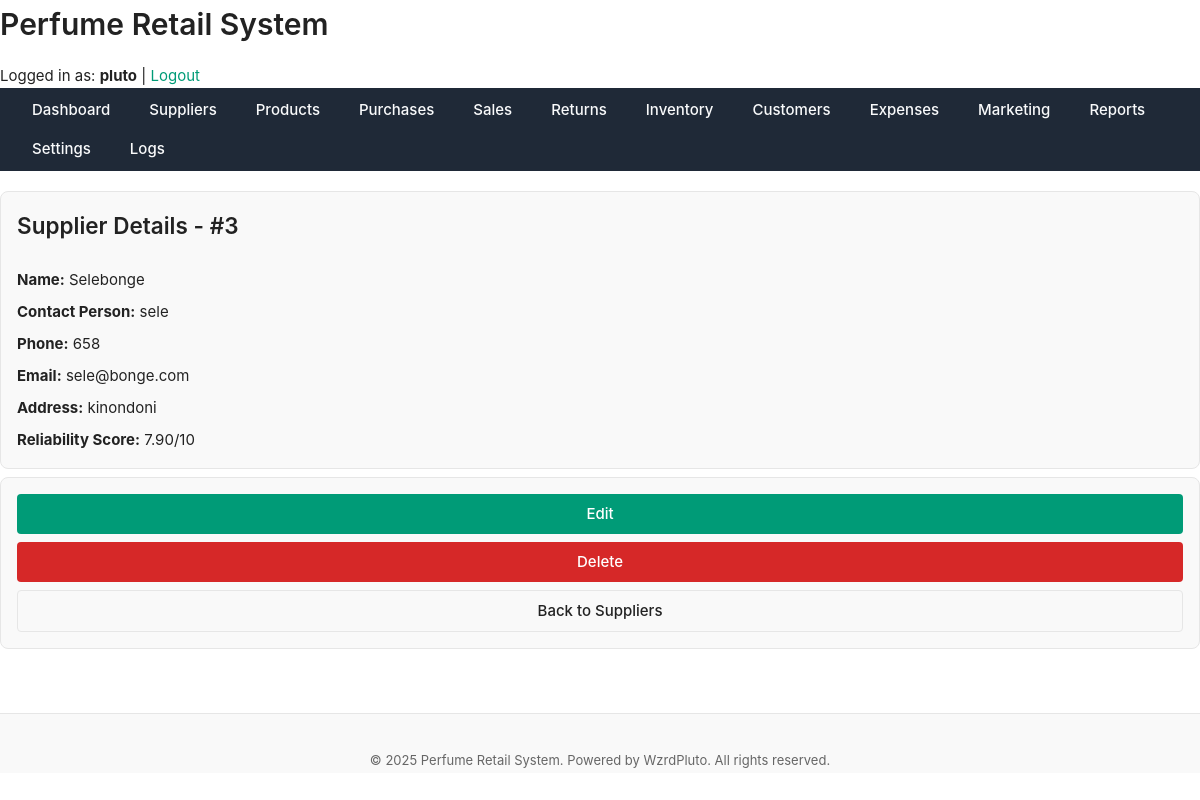
Page /public/suppliers/view.php?id=3 (signed in) on the committed database.
### tables this page shows
CREATE TABLE `suppliers` (
  `supplier_id` int(11) NOT NULL,
  `name` varchar(150) NOT NULL,
  `contact_person` varchar(100) DEFAULT NULL,
  `phone` varchar(50) DEFAULT NULL,
  `email` varchar(100) DEFAULT NULL,
  `address` text DEFAULT NULL,
  `reliability_score` decimal(4,2) DEFAULT 0.00,
  `created_at` datetime DEFAULT current_timestamp()
);

### includes/functions.php (called while the page is built, shortened)
<?php
function get_supplier_by_id(PDO $pdo, int $supplier_id) {
    $stmt = $pdo->prepare("SELECT * FROM suppliers WHERE supplier_id = ?");
    $stmt->execute([$supplier_id]);
    return $stmt->fetch(PDO::FETCH_ASSOC);
}

### public/suppliers/view.php (the view, shortened to what this page needs)
<?php
require_once '../../includes/functions.php';
$supplier_id = (int)$_GET['id'];
$supplier = get_supplier_by_id($pdo, $supplier_id);
?>
<?php include '../../includes/header.php'; ?>
<main class="main-content">
    <div class="card mb-sm">
        <h2>Supplier Details - #<?= $supplier_id ?></h2>
        <p><strong>Name:</strong> <?= htmlspecialchars($supplier['name']) ?></p>
        <p><strong>Contact Person:</strong> <?= htmlspecialchars($supplier['contact_person'] ?? 'N/A') ?></p>
        <p><strong>Phone:</strong> <?= htmlspecialchars($supplier['phone'] ?? 'N/A') ?></p>
        <p><strong>Email:</strong> <?= htmlspecialchars($supplier['email'] ?? 'N/A') ?></p>
        <p><strong>Address:</strong> <?= htmlspecialchars($supplier['address'] ?? 'N/A') ?></p>
        <p><strong>Reliability Score:</strong> <?= number_format($supplier['reliability_score'], 2) ?>/10</p>
    </div>
    <div class="card">
        <a href="edit.php?id=<?= $supplier_id ?>" class="btn btn-primary">Edit</a>
        <a href="delete.php?id=<?= $supplier_id ?>" class="btn btn-danger"
           onclick="return confirm('Delete this supplier?')">Delete</a>
        <a href="index.php" class="btn btn-secondary">Back to Suppliers</a>
    </div>
</main>
<?php include '../../includes/footer.php'; ?>

### assets/css/layout.css (style rules this page uses)
body { display: flex; min-height: 100vh; flex-direction: column; }

### assets/css/theme.css (style rules this page uses)
:root { --color-bg: #ffffff; --color-surface: #f9f9f9; --color-border: #e6e6e6; --color-text: #222222; --color-text-muted: #666666; --color-primary: #009b77; --color-primary-hover: #008165; --color-danger: #d62828; --color-success: #2d6a4f; --color-warning: #e9c46a; --shadow-light: 0 2px 8px rgba(0, 0, 0, 0.05); --radius-sm: 4px; --radius-md: 8px; --radius-lg: 16px; --font-main: "Inter", "Segoe UI", "Roboto", sans-serif; --font-size-base: 15px; --font-size-sm: 13px; --font-size-lg: 18px; --line-height-base: 1.6; --space-xs: 4px; --space-sm: 8px; --space-md: 16px; --space-lg: 24px; --space-xl: 40px; --transition-fast: 0.15s ease-in-out; --transition-base: 0.25s ease; }
*, *::before, *::after { box-sizing: border-box; margin: 0; padding: 0; }
html, body { font-family: var(--font-main); font-size: var(--font-size-base); line-height: var(--line-height-base); background-color: var(--color-bg); color: var(--color-text); height: 100%; min-height: 100vh; }
a { color: var(--color-primary); text-decoration: none; transition: color var(--transition-fast); }
h1, h2, h3, h4, h5 { color: var(--color-text); margin-bottom: var(--space-md); font-weight: 600; }
.card { background: var(--color-surface); border: 1px solid var(--color-border); border-radius: var(--radius-md); box-shadow: var(--shadow-light); padding: var(--space-lg); margin-bottom: var(--space-lg); }
.btn { display: inline-block; padding: var(--space-sm) var(--space-md); border: none; border-radius: var(--radius-sm); cursor: pointer; transition: background var(--transition-fast); font-size: var(--font-size-base); }
.btn-primary { background: var(--color-primary); color: #fff; }
.btn-danger { background: var(--color-danger); color: #fff; }

### assets/css/components.css (style rules this page uses)
button, .btn { display: inline-flex; align-items: center; justify-content: center; padding: var(--space-sm) var(--space-md); font-size: var(--font-size-base); font-weight: 500; border: none; border-radius: var(--radius-sm); cursor: pointer; transition: background var(--transition-fast), color var(--transition-fast), transform var(--transition-fast); text-decoration: none; }
.btn-primary { background-color: var(--color-primary); color: #fff; }
.btn-secondary { background-color: var(--color-surface); color: var(--color-text); border: 1px solid var(--color-border); }
.btn-danger { background-color: var(--color-danger); color: #fff; }
.card { background-color: var(--color-surface); border: 1px solid var(--color-border); border-radius: var(--radius-md); padding: var(--space-md); box-shadow: var(--shadow-sm); display: flex; flex-direction: column; gap: var(--space-sm); transition: box-shadow var(--transition-base); }
.mb-sm { margin-bottom: var(--space-sm); }

### rows in the picture
suppliers: name "Selebonge", contact_person "sele", phone "658", email "sele@bonge.com", address "kinondoni", reliability_score "7.90"

### other values in the picture
SITE_NAME "Perfume Retail System"
$_SESSION['username'] "pluto"
$supplier_id "3"
